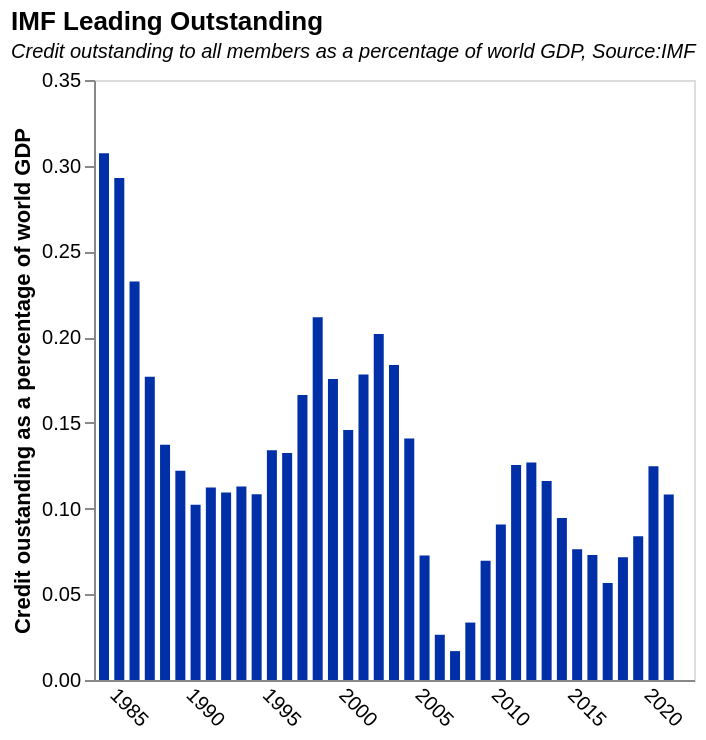

Vega-Lite specification for this chart:
### Vega-Lite specification from a JSON file in a GitHub repository (floating-point values rounded to 4 significant figures)
{"$schema": "https://vega.github.io/schema/vega-lite/v5.json", "title": {"text": "IMF Leading Outstanding", "subtitle": "Credit outstanding to all members as a percentage of world GDP, Source:IMF", "subtitleFontStyle": "italic", "subtitleFontSize": 10, "anchor": "start", "color": "black"}, "data": {"values": [{"Date": "08/31/2022", "GRA Purchases": "93769635059", "PRGT 1/2/": "15254184552", "Totals": "109023819611", "Year": "2022", "Total_Billion": "109.0238196", "GDP": "", "GDP1": ""}, {"Date": "12/31/2021", "GRA Purchases": "89474552025", "PRGT 1/2/": "14554823681", "Totals": "104029375706", "Year": "2021", "Total_Billion": "104.0293757", "GDP": "96100091004540.90", "GDP1": "0.001082511"}, {"Date": "12/31/2020", "GRA Purchases": "93408630285", "PRGT 1/2/": "12481816684", "Totals": "105890446969", "Year": "2020", "Total_Billion": "105.890447", "GDP": "84906814189239.50", "GDP1": "0.001247137"}, {"Date": "12/31/2019", "GRA Purchases": "66945509865", "PRGT 1/2/": "6590835450", "Totals": "73536345315", "Year": "2019", "Total_Billion": "73.53634532", "GDP": "87652863215992.60", "GDP1": "0.00083895"}, {"Date": "12/31/2018", "GRA Purchases": "55395611392", "PRGT 1/2/": "6426181029", "Totals": "61821792421", "Year": "2018", "Total_Billion": "61.82179242", "GDP": "86413032779059.90", "GDP1": "0.000715422"}, {"Date": "12/31/2017", "GRA Purchases": "39585385873", "PRGT 1/2/": "6522280669", "Totals": "46107666542", "Year": "2017", "Total_Billion": "46.10766654", "GDP": "81403977427442.50", "GDP1": "0.000566406"}, {"Date": "12/31/2016", "GRA Purchases": "49267630851", "PRGT 1/2/": "6482647937", "Totals": "55750278788", "Year": "2016", "Total_Billion": "55.75027879", "GDP": "76465590005079.00", "GDP1": "0.00072909"}, {"Date": "12/31/2015", "GRA Purchases": "50757840741", "PRGT 1/2/": "6575911158", "Totals": "57333751899", "Year": "2015", "Total_Billion": "57.3337519", "GDP": "75179266270828.20", "GDP1": "0.000762627"}, {"Date": "12/31/2014", "GRA Purchases": "69041563463", "PRGT 1/2/": "6292755583", "Totals": "75334319046", "Year": "2014", "Total_Billion": "75.33431905", "GDP": "79708812241364.70", "GDP1": "0.000945119"}, {"Date": "12/31/2013", "GRA Purchases": "83899249061", "PRGT 1/2/": "6174392682", "Totals": "90073641743", "Year": "2013", "Total_Billion": "90.07364174", "GDP": "77607198470255.70", "GDP1": "0.001160635"}, {"Date": "12/31/2012", "GRA Purchases": "90042348252", "PRGT 1/2/": "5766292503", "Totals": "95808640755", "Year": "2012", "Total_Billion": "95.80864076", "GDP": "75488064175234.30", "GDP1": "0.001269189"}, {"Date": "12/31/2011", "GRA Purchases": "87276915790", "PRGT 1/2/": "5308609594", "Totals": "92585525384", "Year": "2011", "Total_Billion": "92.58552538", "GDP": "73853784046173.90", "GDP1": "0.001253633"}, {"Date": "12/31/2010", "GRA Purchases": "55620104510", "PRGT 1/2/": "4819344134", "Totals": "60439448644", "Year": "2010", "Total_Billion": "60.43944864", "GDP": "66596051013842.60", "GDP1": "0.000907553"}, {"Date": "12/31/2009", "GRA Purchases": "37221142436", "PRGT 1/2/": "5079705286", "Totals": "42300847722", "Year": "2009", "Total_Billion": "42.30084772", "GDP": "60809111827058.90", "GDP1": "0.000695633"}, {"Date": "12/31/2008", "GRA Purchases": "17514964723", "PRGT 1/2/": "3972372030", "Totals": "21487336753", "Year": "2008", "Total_Billion": "21.48733675", "GDP": "64123704273248.60", "GDP1": "0.000335092"}, {"Date": "12/31/2007", "GRA Purchases": "6036146757", "PRGT 1/2/": "3796945581", "Totals": "9833092338", "Year": "2007", "Total_Billion": "9.833092338", "GDP": "58355015091735.70", "GDP1": "0.000168505"}, {"Date": "12/31/2006", "GRA Purchases": "9822640239", "PRGT 1/2/": "3844020520", "Totals": "13666660759", "Year": "2006", "Total_Billion": "13.66666076", "GDP": "51779845590495.90", "GDP1": "0.000263938"}, {"Date": "12/31/2005", "GRA Purchases": "28432143237", "PRGT 1/2/": "6282121668", "Totals": "34714264905", "Year": "2005", "Total_Billion": "34.71426491", "GDP": "47779714794501.40", "GDP1": "0.000726548"}, {"Date": "12/31/2004", "GRA Purchases": "55373766674", "PRGT 1/2/": "6766029353", "Totals": "62139796027", "Year": "2004", "Total_Billion": "62.13979603", "GDP": "44117601127347.20", "GDP1": "0.001408504"}, {"Date": "12/31/2003", "GRA Purchases": "65032062712", "PRGT 1/2/": "6880893268", "Totals": "71912955980", "Year": "2003", "Total_Billion": "71.91295598", "GDP": "39146988388574.70", "GDP1": "0.001836998"}, {"Date": "12/31/2002", "GRA Purchases": "63601058794", "PRGT 1/2/": "6868671012", "Totals": "70469729806", "Year": "2002", "Total_Billion": "70.46972981", "GDP": "34911427050143.30", "GDP1": "0.002018529"}, {"Date": "12/31/2001", "GRA Purchases": "53477225409", "PRGT 1/2/": "6424578684", "Totals": "59901804093", "Year": "2001", "Total_Billion": "59.90180409", "GDP": "33615435966786.10", "GDP1": "0.001781973"}, {"Date": "12/31/2000", "GRA Purchases": "42990531049", "PRGT 1/2/": "6331595468", "Totals": "49322126517", "Year": "2000", "Total_Billion": "49.32212652", "GDP": "33830878799862.60", "GDP1": "0.001457903"}, {"Date": "12/31/1999", "GRA Purchases": "51061861875", "PRGT 1/2/": "6434274362", "Totals": "57496136237", "Year": "1999", "Total_Billion": "57.49613624", "GDP": "32737374968670.30", "GDP1": "0.001756284"}, {"Date": "12/31/1998", "GRA Purchases": "60451017051", "PRGT 1/2/": "6288825925", "Totals": "66739842976", "Year": "1998", "Total_Billion": "66.73984298", "GDP": "31539957901617.90", "GDP1": "0.002116041"}, {"Date": "12/31/1997", "GRA Purchases": "46559033783", "PRGT 1/2/": "6009867422", "Totals": "52568901205", "Year": "1997", "Total_Billion": "52.56890121", "GDP": "31620443662618.80", "GDP1": "0.001662497"}, {"Date": "12/31/1996", "GRA Purchases": "36127472805", "PRGT 1/2/": "5881609752", "Totals": "42009082557", "Year": "1996", "Total_Billion": "42.00908256", "GDP": "31736660050489.40", "GDP1": "0.001323677"}, {"Date": "12/31/1995", "GRA Purchases": "35929173412", "PRGT 1/2/": "5657438528", "Totals": "41586611940", "Year": "1995", "Total_Billion": "41.58661194", "GDP": "31043647879191.00", "GDP1": "0.001339617"}, {"Date": "12/31/1994", "GRA Purchases": "25611676952", "PRGT 1/2/": "4599768498", "Totals": "30211445450", "Year": "1994", "Total_Billion": "30.21144545", "GDP": "27872255132401.30", "GDP1": "0.001083925"}, {"Date": "12/31/1993", "GRA Purchases": "25196745031", "PRGT 1/2/": "3942792899", "Totals": "29139537930", "Year": "1993", "Total_Billion": "29.13953793", "GDP": "25821978923417.60", "GDP1": "0.001128478"}, {"Date": "12/31/1992", "GRA Purchases": "23967172718", "PRGT 1/2/": "3804463796", "Totals": "27771636514", "Year": "1992", "Total_Billion": "27.77163651", "GDP": "25406106106319.10", "GDP1": "0.001093109"}, {"Date": "12/31/1991", "GRA Purchases": "23378573926", "PRGT 1/2/": "3285717796", "Totals": "26664291722", "Year": "1991", "Total_Billion": "26.66429172", "GDP": "23759572449577.40", "GDP1": "0.001122255"}, {"Date": "12/31/1990", "GRA Purchases": "20731851093", "PRGT 1/2/": "2571911617", "Totals": "23303762710", "Year": "1990", "Total_Billion": "23.30376271", "GDP": "22779978683109.70", "GDP1": "0.001022993"}, {"Date": "12/31/1989", "GRA Purchases": "22315104224", "PRGT 1/2/": "2334886562", "Totals": "24649990786", "Year": "1989", "Total_Billion": "24.64999079", "GDP": "20194003803614.60", "GDP1": "0.001220659"}, {"Date": "12/31/1988", "GRA Purchases": "24750004884", "PRGT 1/2/": "1773964293", "Totals": "26523969177", "Year": "1988", "Total_Billion": "26.52396918", "GDP": "19337997470087.40", "GDP1": "0.001371599"}, {"Date": "12/31/1987", "GRA Purchases": "28751979125", "PRGT 1/2/": "1866342930", "Totals": "30618322055", "Year": "1987", "Total_Billion": "30.61832206", "GDP": "17307238004339.90", "GDP1": "0.001769105"}, {"Date": "12/31/1986", "GRA Purchases": "33334905644", "PRGT 1/2/": "2013169931", "Totals": "35348075575", "Year": "1986", "Total_Billion": "35.34807558", "GDP": "15205315531175.40", "GDP1": "0.002324718"}, {"Date": "12/31/1985", "GRA Purchases": "35194787249", "PRGT 1/2/": "2470247948", "Totals": "37665035197", "Year": "1985", "Total_Billion": "37.6650352", "GDP": "12860094462309.70", "GDP1": "0.00292883"}, {"Date": "12/31/1984", "GRA Purchases": "34936772393", "PRGT 1/2/": "2769874900", "Totals": "37706647293", "Year": "1984", "Total_Billion": "37.70664729", "GDP": "12269792365284.90", "GDP1": "0.003073128"}, {"Date": "", "GRA Purchases": "", "PRGT 1/2/": "", "Totals": "", "Year": "", "Total_Billion": "", "GDP": "", "GDP1": ""}, {"Date": "", "GRA Purchases": "", "PRGT 1/2/": "", "Totals": "", "Year": "", "Total_Billion": "", "GDP": "", "GDP1": ""}, {"Date": " 1/ Includes loans under the Structural Adjustment Facility and Trust Fund.", "GRA Purchases": "", "PRGT 1/2/": "", "Totals": "", "Year": "", "Total_Billion": "", "GDP": "", "GDP1": ""}, {"Date": "", "GRA Purchases": "", "PRGT 1/2/": "", "Totals": "", "Year": "", "Total_Billion": "", "GDP": "", "GDP1": ""}, {"Date": " 2/ Formerly PRGF-ESF.", "GRA Purchases": "", "PRGT 1/2/": "", "Totals": "", "Year": "", "Total_Billion": "", "GDP": "", "GDP1": ""}], "format": {"parse": {"Year": "date"}}}, "transform": [{"calculate": "datum.GDP1*100", "as": "percentage"}], "height": 300, "width": 300, "mark": {"type": "bar", "color": "rgb(0,47,167"}, "encoding": {"x": {"field": "Year", "type": "temporal", "axis": {"title": null, "grid": false, "ticks": false, "labelAngle": 45}}, "y": {"field": "percentage", "type": "quantitative", "title": "Credit oustanding as a percentage of world GDP", "axis": {"grid": false}}}}
